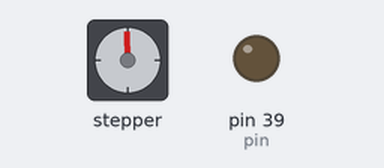
A sketch run on a simulated Arduino Mega 2560, built with avr-gcc and run on an emulated ATmega2560. On the bench: stepper motor, output pins drawn as LEDs (lit = HIGH). Wiring (inferred from the names in the program): stepper motor driver (200 steps per turn assumed): step pin 43; direction pin 41. Pins used as bus, display or sensor lines are not drawn.

Above: at 0.15 s.
At 10.06 s:
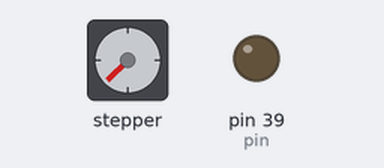
At 19.97 s:
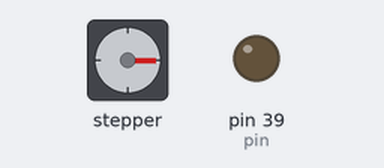
At 39.79 s:
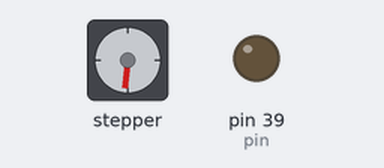
Timing chart, 0 to 40.0 s (numbered marks = the images above):
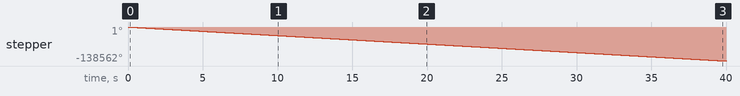

Measured:
- by itself, stepper: keeps turning counter-clockwise at about 3464°/s

The sketch:

OneGeo_motorE1.ino
```cpp
const int pin = 39; //D39 due enable
const int oe = 40;  //D40 due //ESTOP
const int stepPin = 43; //D43
const int dirPin = 41; //D41
//int customDelay, customDelayMapped;
int customDelayMapped = 250;

void setup(){
  pinMode(pin, OUTPUT);
  pinMode(oe, OUTPUT);
  pinMode(stepPin, OUTPUT);
  pinMode(dirPin, OUTPUT);
  //pinMode(LED_BUILTIN, OUTPUT);


  }

  void loop(){
  digitalWrite(dirPin, LOW);
  //digitalWrite(LED_BUILTIN, LOW);
  digitalWrite(oe, LOW);
  digitalWrite(pin, LOW);
//  customDelayMapped = speedUp();
  digitalWrite(stepPin, HIGH);
      delayMicroseconds(customDelayMapped);
      digitalWrite(stepPin, LOW);
      delayMicroseconds(customDelayMapped);
  }
```
